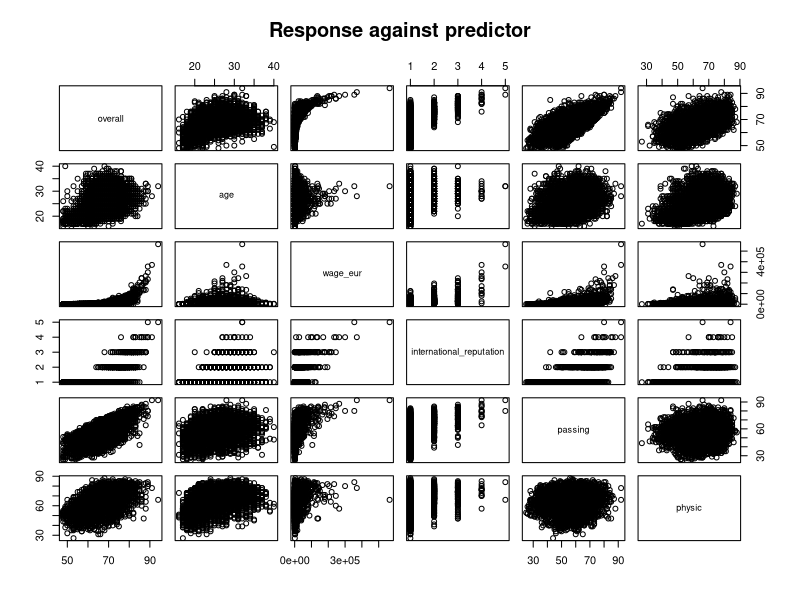
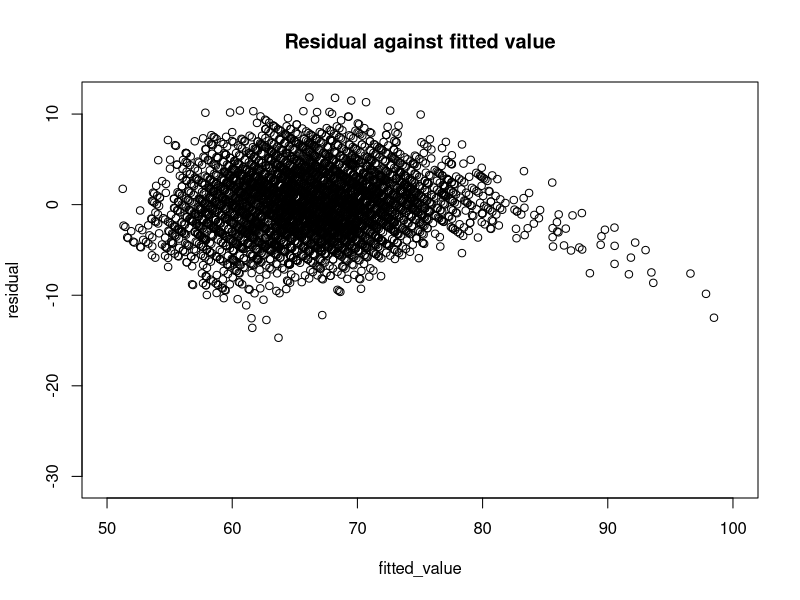
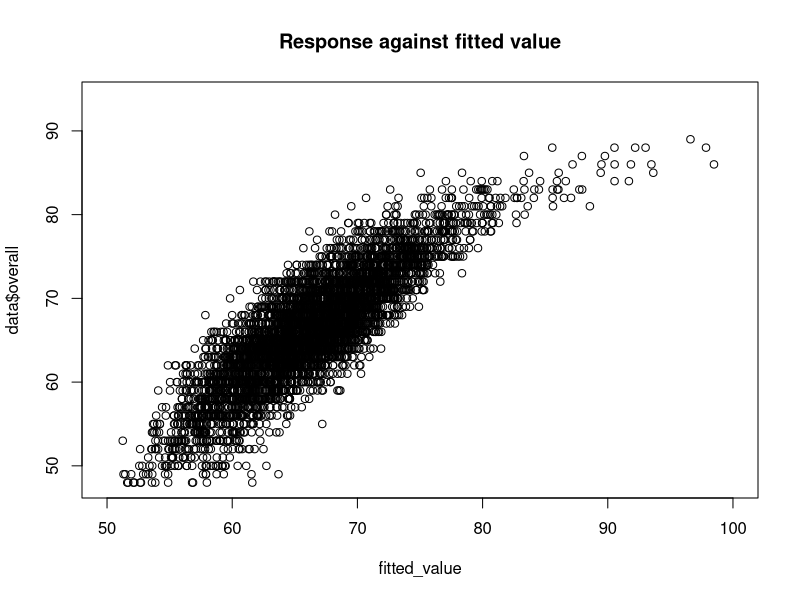
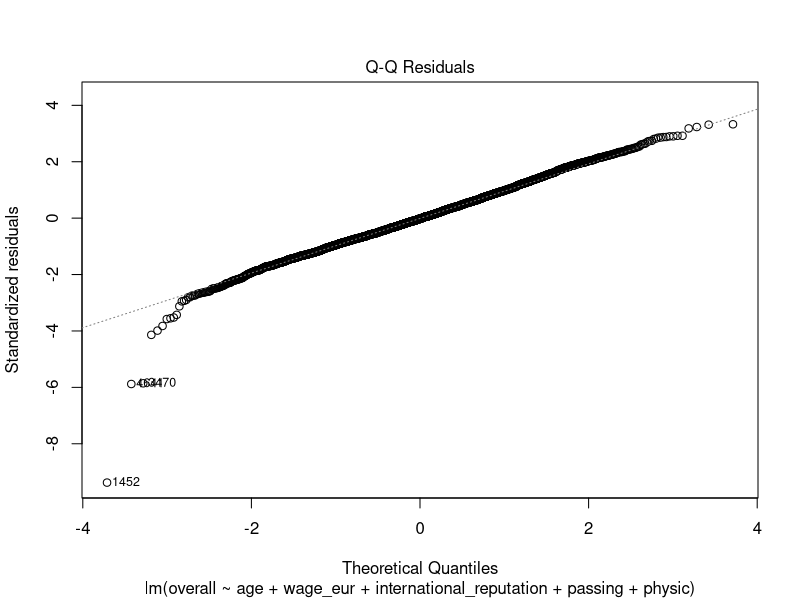

The R source for these figures, in order:
## ---- chunk 1
library(tidyverse)
library(knitr)
knitr::opts_chunk$set(fig.pos = 'H', echo = FALSE, message = FALSE, warning = FALSE)

## ---- chunk 2
#| lable: fig-data
#| fig-cap: Statistical analysis of "overall'
#| echo: false
#| warning: false
#| information: false


data <- read.csv("../data/cleaned_data/cleaned_data.csv")
summary_stats <- data.frame(
  min = min(data$overall),
  max = max(data$overall),
  mean = mean(data$overall),
  median = median(data$overall),
  standard_deviation = sd(data$overall)
)
kable(summary_stats, caption = "Descriptive Statistic of Response Variable")
## ---- chunk 3
#| echo: false
#| message: false
#| warning: false
#| information: false
plot(data[, c(2,3,4,5,6,7)], main="Response against predictor")
## ---- chunk 4
#| echo: false
#| message: false
#| warning: false
#| information: false
fit_rating = lm(overall ~ age + wage_eur + international_reputation +passing + physic, data = data)
fitted_value = fitted(fit_rating)
residual = resid(fit_rating)
plot(fitted_value, residual, xlim=c(50, 100), main = "Residual against fitted value")
## ---- chunk 5
#| echo: false
#| message: false
#| warning: false
#| information: false
#| fig-cap: Response against fitted value test
plot(fitted_value,data$overall, xlim=c(50,100), main = "Response against fitted value")
## ---- chunk 6
#| echo: false
#| message: false
#| warning: false
#| information: false

plot(fit_rating, which = 2)
## ---- chunk 7
#| echo: false
#| message: false
#| warning: false
#| information: false


summary_table <- data.frame(
  predictors = c("age", "wage_eur", "international_reputation", "passing", "physic"),
  min = c(min(data$age),min(data$wage_eur), min(data$international_reputation), min(data$passing), min(data$physic)),
  max = c(max(data$age),max(data$wage_eur), max(data$international_reputation), max(data$passing), max(data$physic)),
  mean = c(mean(data$age),mean(data$wage_eur), mean(data$international_reputation), mean(data$passing), mean(data$physic)),
  median = c(median(data$age),median(data$wage_eur), median(data$international_reputation), median(data$passing), median(data$physic)),
  standard_deviation = c(sd(data$age),sd(data$wage_eur), sd(data$international_reputation), sd(data$passing), sd(data$physic))
)

kable(summary_table, caption = "Descriptive Statistic of Predictors")
